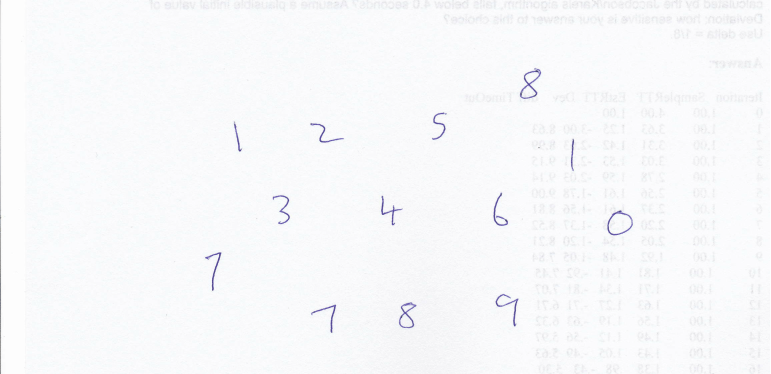
#> input picture Python-Custom-Digit-Recognition-master/test_image.png, 1542 x 748 px, given in place of the camera (shown at 1/2 size)
$ python run.py   (older library calls are emulated)
#> lines starting #> are read from the running program, lines starting #| are printed output that depends on the picture; after the words box and inside, x2 and y2 are one past the last pixel; in counts of white or black regions, pixels touching at a corner belong together
#> further down, frame is the input picture: shape (748, 1542, 3); mean B, G, R 250.5, 248.8, 248.1
#> (key Esc is pressed here)
# -*- coding: utf-8 -*-
"""
Created on Sat Nov 21 14:38:53 2015

@author: Pavitrakumar

"""

import numpy as np
from scipy.misc.pilutil import imresize
import cv2 #version 3.2.0
from skimage.feature import hog
from matplotlib import pyplot as plt
from sklearn.model_selection import train_test_split
from sklearn.metrics import accuracy_score
from sklearn.utils import shuffle
import time
from PIL import Image
import matplotlib.pyplot as plt1; plt1.rcdefaults()

DIGIT_WIDTH = 10
DIGIT_HEIGHT = 20
IMG_HEIGHT = 28
IMG_WIDTH = 28
CLASS_N = 10 # 0-9
mylist=[]

#This method splits the input training image into small cells (of a single digit) and uses these cells as training data.
#The default training image (MNIST) is a 1000x1000 size image and each digit is of size 10x20. so we divide 1000/10 horizontally and 1000/20 vertically.
# [30 lines left out: functions split2d, load_digits, pixels_to_hog_20, not called in this run]

#define a custom model in a similar class wrapper with train and predict methods
class KNN_MODEL():
    def __init__(self, k = 3):
        self.k = k
        self.model = cv2.ml.KNearest_create()

    def train(self, samples, responses):
        self.model.train(samples, cv2.ml.ROW_SAMPLE, responses)

    def predict(self, samples):
        retval, results, neigh_resp, dists = self.model.findNearest(samples, self.k)
        return results.ravel()

class SVM_MODEL():
    # [7 lines left out: function __init__, not called in this run]

    def train(self, samples, responses):
        self.model.train(samples, cv2.ml.ROW_SAMPLE, responses)

    def predict(self, samples):
        results = self.model.predict(samples.reshape(-1,self.features))
        return results[1].ravel()


def get_digits(contours, hierarchy):
    hierarchy = hierarchy[0]
    bounding_rectangles = [cv2.boundingRect(ctr) for ctr in contours]
    final_bounding_rectangles = []
    #find the most common heirarchy level - that is where our digits's bounding boxes are
    u, indices = np.unique(hierarchy[:,-1], return_inverse=True)
    most_common_heirarchy = u[np.argmax(np.bincount(indices))]

    for r,hr in zip(bounding_rectangles, hierarchy):
        x,y,w,h = r
        #this could vary depending on the image you are trying to predict
        #we are trying to extract ONLY the rectangles with images in it (this is a very simple way to do it)
        #we use heirarchy to extract only the boxes that are in the same global level - to avoid digits inside other digits
        #ex: there could be a bounding box inside every 6,9,8 because of the loops in the number's appearence - we don't want that.
        #read more about it here: https://docs.opencv.org/trunk/d9/d8b/tutorial_py_contours_hierarchy.html
        if ((w*h)>250) and (10 <= w <= 200) and (10 <= h <= 200) and hr[3] == most_common_heirarchy:
            final_bounding_rectangles.append(r)

    return final_bounding_rectangles


# [46 lines left out: function proc_user_img, not called in this run]
    #print(mean)


def get_contour_precedence(contour, cols):
    return contour[1] * cols + contour[0]  #row-wise ordering


#this function processes a custom training image
#see example : custom_train.digits.jpg
#if you want to use your own, it should be in a similar format
def load_digits_custom(img_file):
#> called with img_file = 'custom_train_digits.jpg'
    train_data = []
    train_target = []
    start_class = 1
    im = cv2.imread(img_file)
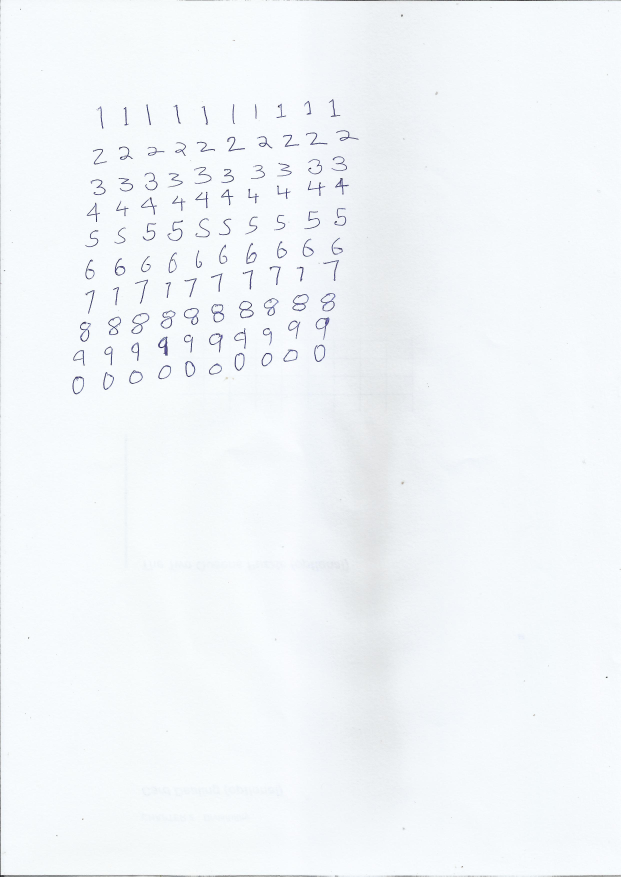
#> input picture Python-Custom-Digit-Recognition-master/custom_train_digits.jpg, 2481 x 3507 px (shown at 1/4 size)
#> im is the input picture: shape (3507, 2481, 3); mean B, G, R 249.2, 246.2, 242.3
    imgray = cv2.cvtColor(im,cv2.COLOR_BGR2GRAY)
    #plt.imshow(imgray)
    kernel = np.ones((5,5),np.uint8)

    ret,thresh = cv2.threshold(imgray,127,255,0)
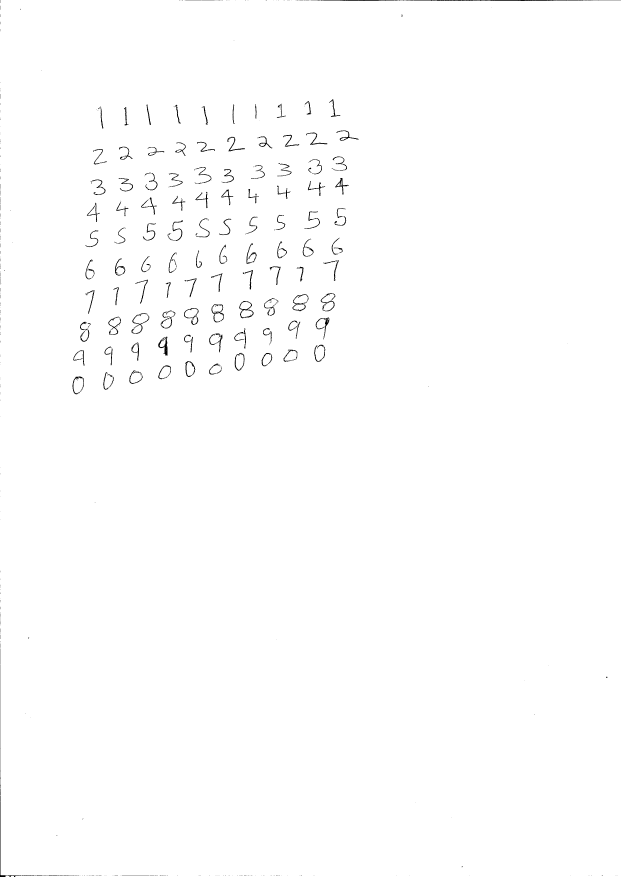
#> thresh: shape (3507, 2481) (shown at 1/4 size); 99.4% white; 577 black regions (433 under 20 px), largest, box (x1, y1, x2, y2) and area: (1242, 0, 2481, 4) 2789, (0, 2657, 297, 3507) 1799, (633, 1347, 670, 1423) 1005
    thresh = cv2.erode(thresh,kernel,iterations = 1)
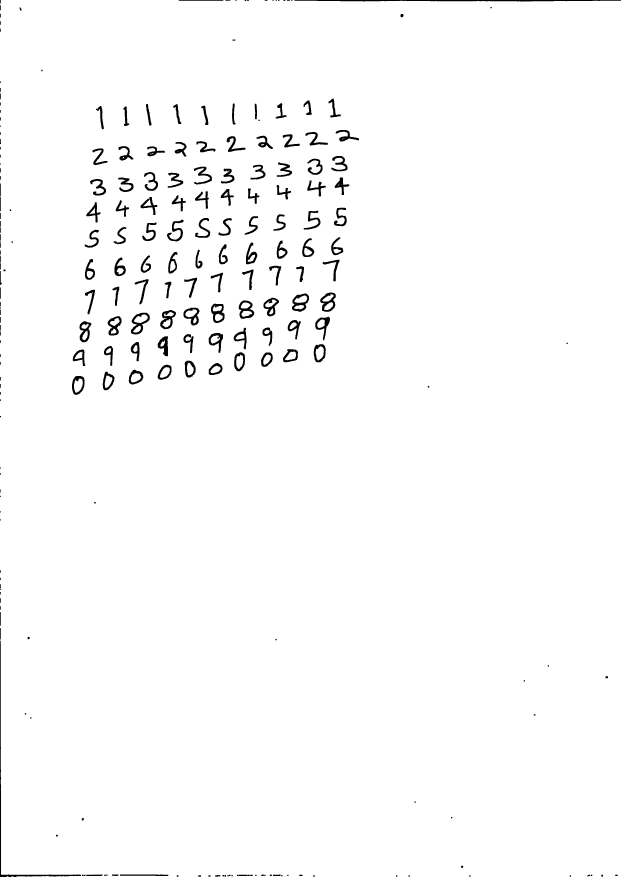
#> thresh: shape (3507, 2481) (shown at 1/4 size); 98.3% white; 242 black regions (18 under 20 px), largest, box (x1, y1, x2, y2) and area: (1178, 0, 2481, 6) 5683, (0, 2572, 324, 3507) 5172, (524, 1251, 599, 1338) 2335
    thresh = cv2.dilate(thresh,kernel,iterations = 1)
#> thresh: shape (3507, 2481); 99.3% white; 257 black regions (134 under 20 px)
    thresh = cv2.erode(thresh,kernel,iterations = 1)

    contours,hierarchy = cv2.findContours(thresh, cv2.RETR_TREE, cv2.CHAIN_APPROX_SIMPLE)
#> contours = 226 contours, 12 with area under 20; largest, box (x1, y1, x2, y2) and area: (0, 0, 2481, 3507) 8679563, (523, 1250, 600, 1339) 4200, (1167, 1173, 1237, 1248) 3766, (1280, 1169, 1344, 1248) 3652, (954, 1201, 1018, 1276) 3553
    digits_rectangles = get_digits(contours,hierarchy)  #rectangles of bounding the digits in user image
#> in get_digits, `bounding_rectangles = [cv2.boundingRect(ctr) for ctr in contours]`: bounding_rectangles = 226 items, first 6: (45, 3505, 9, 2), (26, 3504, 10, 3), (0, 0, 2481, 3507), (2278, 3500, 7, 7), (1876, 3500, 7, 7), (1633, 3500, 7, 7)
#> in get_digits, `u, indices = np.unique(hierarchy[:,-1], return_inverse=True)`: u = 46 values from -1 to 207; indices = 226 values, max 45 at index 208, min 0 at index 0, mean 7.3
#> in get_digits, `most_common_heirarchy = u[np.argmax(np.bincount(indices))]`: most_common_heirarchy = 2
#> the loop in get_digits, `for r,hr in zip(bounding_rectangles, hierarchy):` made 226 passes
#> (hr, x, y, w, h) on passes 1 to 3: ([1, -1, -1, -1], 45, 3505, 9, 2), ([2, 0, -1, -1], 26, 3504, 10, 3), ([-1, 1, 3, -1], 0, 0, 2481, 3507)
#> after the loop in get_digits, `for r,hr in zip(bounding_rectangles, hierarchy):`: final_bounding_rectangles = 100 items, first 6: (287, 1503, 52, 77), (410, 1486, 49, 76), (514, 1478, 60, 61), (630, 1458, 57, 62), (834, 1451, 57, 50), (738, 1442, 46, 69)
#> digits_rectangles has the same summary as final_bounding_rectangles in get_digits

    #sort rectangles accoring to x,y pos so that we can label them
    digits_rectangles.sort(key=lambda x:get_contour_precedence(x, im.shape[1]))

    for index,rect in enumerate(digits_rectangles):
        x,y,w,h = rect
        cv2.rectangle(im,(x,y),(x+w,y+h),(0,255,0),2)
        im_digit = imgray[y:y+h,x:x+w]
        im_digit = (255-im_digit)

        im_digit = imresize(im_digit,(IMG_WIDTH, IMG_HEIGHT))
        train_data.append(im_digit)
        train_target.append(start_class%10)

        if index>0 and (index+1) % 10 == 0:
            start_class += 1
#> this loop made 1 pass
#> (x, y, w, h) on pass 1: (1313, 394, 51, 77)
#> pass 1, in load_digits_custom, `im_digit = imgray[y:y+h,x:x+w]`:
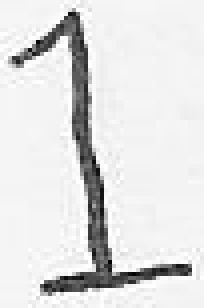
#> im_digit: shape (77, 51) (shown 4 times larger); min 2, max 254, mean 224
#> pass 1, in load_digits_custom, `im_digit = (255-im_digit)`:
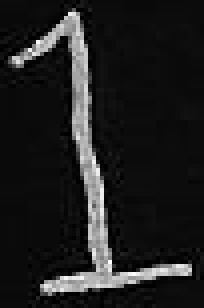
#> im_digit: shape (77, 51) (shown 4 times larger); min 1, max 253, mean 31
#> after the loop, start_class = 1; train_data = []; train_target = []
    cv2.imwrite("training_box_overlay.png",im)

    return np.array(train_data), np.array(train_target)

#------------------data preparation--------------------------------------------

cam = cv2.VideoCapture(0)

cv2.namedWindow("Tekan spasi untuk memulai ambil foto selama 5 detik dan esc untuk menutup")

img_counter = 0

while True:
    ret, frame = cam.read()
    cv2.imshow("Tekan spasi untuk memulai ambil foto selama 5 detik dan esc untuk menutup", frame)
    if not ret:
        break
    k = cv2.waitKey(1)

    if k%256 == 27:
        # ESC pressed
        print("Escape hit, closing...")
        break
    elif k%256 == 32:
        # SPACE pressed
        for x in range(5):
            ret, frame = cam.read()
            img_name = str(x+1)+".jpg"
            cv2.imwrite(img_name, frame)
            time.sleep(1)

cam.release()

cv2.destroyAllWindows()

TRAIN_MNIST_IMG = 'digits.png'
TRAIN_USER_IMG = 'custom_train_digits.jpg'
TEST_USER_IMG = '1.jpg'

#digits, labels = load_digits(TRAIN_MNIST_IMG) #original MNIST data (not good detection)
#> (the run stopped early here; a loop or call above may not have finished)
